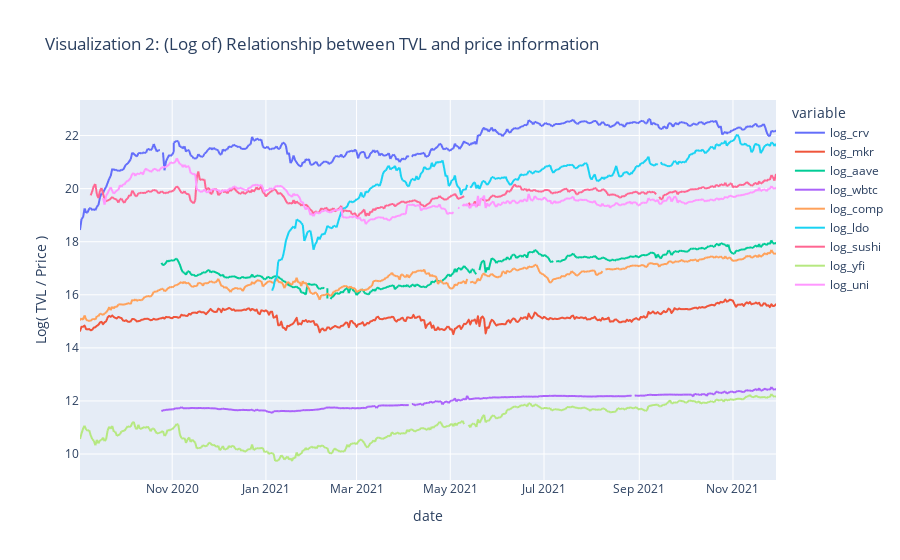

The cell this chart's notebook holds for it:
### Markdown cell above
# Visualization 2: Relationship between TVL and price information

### Code cell
df = pd.DataFrame(dall.date)
for token in tokens:
    label = token[1].lower()
    df[label]=dall['tvl_'+label]/dall['price_'+label]
    df['log_'+label]=np.log(df[label])


df = df[(df['date'] > '2020-09-01')]
df = get_subdataframe(df,str="log_*") # plot only log
fig = px.line(df, x=df.date, y=df.columns[1:],title="Visualization 2: (Log of) Relationship between TVL and price information",
    labels={'value':'Log( TVL / Price )'})
fig.show()

### Figure 1 — Plotly figure (JSON) as saved in the notebook; plotly's stock layout.template omitted (floating-point values rounded to 4 significant figures; data arrays with more than 128 entries replaced by an {"elided": "..."} marker saying what was removed)
{"data": [{"hovertemplate": "variable=log_crv<br>date=%{x}<br>Log( TVL / Price )=%{y}<extra></extra>", "legendgroup": "log_crv", "line": {"color": "#636efa", "dash": "solid"}, "mode": "lines", "name": "log_crv", "showlegend": true, "type": "scattergl", "x": {"elided": "463 str values"}, "xaxis": "x", "y": {"elided": "463 float values"}, "yaxis": "y"}, {"hovertemplate": "variable=log_mkr<br>date=%{x}<br>Log( TVL / Price )=%{y}<extra></extra>", "legendgroup": "log_mkr", "line": {"color": "#EF553B", "dash": "solid"}, "mode": "lines", "name": "log_mkr", "showlegend": true, "type": "scattergl", "x": {"elided": "463 str values"}, "xaxis": "x", "y": {"elided": "463 float values"}, "yaxis": "y"}, {"hovertemplate": "variable=log_aave<br>date=%{x}<br>Log( TVL / Price )=%{y}<extra></extra>", "legendgroup": "log_aave", "line": {"color": "#00cc96", "dash": "solid"}, "mode": "lines", "name": "log_aave", "showlegend": true, "type": "scattergl", "x": {"elided": "463 str values"}, "xaxis": "x", "y": {"elided": "463 float values"}, "yaxis": "y"}, {"hovertemplate": "variable=log_wbtc<br>date=%{x}<br>Log( TVL / Price )=%{y}<extra></extra>", "legendgroup": "log_wbtc", "line": {"color": "#ab63fa", "dash": "solid"}, "mode": "lines", "name": "log_wbtc", "showlegend": true, "type": "scattergl", "x": {"elided": "463 str values"}, "xaxis": "x", "y": {"elided": "463 float values"}, "yaxis": "y"}, {"hovertemplate": "variable=log_comp<br>date=%{x}<br>Log( TVL / Price )=%{y}<extra></extra>", "legendgroup": "log_comp", "line": {"color": "#FFA15A", "dash": "solid"}, "mode": "lines", "name": "log_comp", "showlegend": true, "type": "scattergl", "x": {"elided": "463 str values"}, "xaxis": "x", "y": {"elided": "463 float values"}, "yaxis": "y"}, {"hovertemplate": "variable=log_ldo<br>date=%{x}<br>Log( TVL / Price )=%{y}<extra></extra>", "legendgroup": "log_ldo", "line": {"color": "#19d3f3", "dash": "solid"}, "mode": "lines", "name": "log_ldo", "showlegend": true, "type": "scattergl", "x": {"elided": "463 str values"}, "xaxis": "x", "y": {"elided": "463 float values"}, "yaxis": "y"}, {"hovertemplate": "variable=log_sushi<br>date=%{x}<br>Log( TVL / Price )=%{y}<extra></extra>", "legendgroup": "log_sushi", "line": {"color": "#FF6692", "dash": "solid"}, "mode": "lines", "name": "log_sushi", "showlegend": true, "type": "scattergl", "x": {"elided": "463 str values"}, "xaxis": "x", "y": {"elided": "463 float values"}, "yaxis": "y"}, {"hovertemplate": "variable=log_yfi<br>date=%{x}<br>Log( TVL / Price )=%{y}<extra></extra>", "legendgroup": "log_yfi", "line": {"color": "#B6E880", "dash": "solid"}, "mode": "lines", "name": "log_yfi", "showlegend": true, "type": "scattergl", "x": {"elided": "463 str values"}, "xaxis": "x", "y": {"elided": "463 float values"}, "yaxis": "y"}, {"hovertemplate": "variable=log_uni<br>date=%{x}<br>Log( TVL / Price )=%{y}<extra></extra>", "legendgroup": "log_uni", "line": {"color": "#FF97FF", "dash": "solid"}, "mode": "lines", "name": "log_uni", "showlegend": true, "type": "scattergl", "x": {"elided": "463 str values"}, "xaxis": "x", "y": {"elided": "463 float values"}, "yaxis": "y"}], "layout": {"legend": {"title": {"text": "variable"}, "tracegroupgap": 0}, "title": {"text": "Visualization 2: (Log of) Relationship between TVL and price information"}, "xaxis": {"anchor": "y", "domain": [0, 1], "title": {"text": "date"}}, "yaxis": {"anchor": "x", "domain": [0, 1], "title": {"text": "Log( TVL / Price )"}}}}
